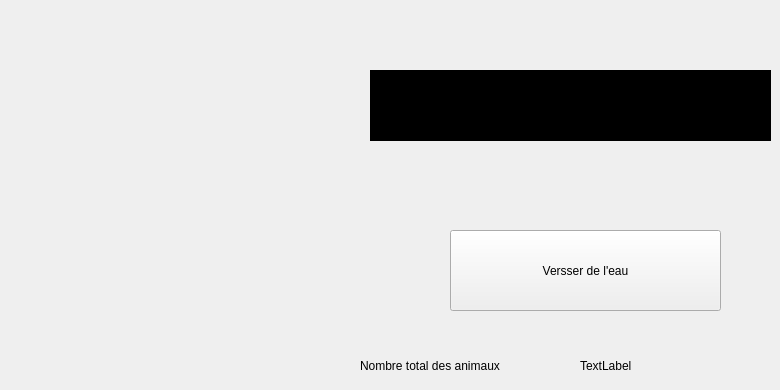
        <widget class="QWidget" name="tab_12">
         <attribute name="title">
          <string>arduino</string>
         </attribute>
         <widget class="QLabel" name="label_51">
          <property name="geometry">
           <rect>
            <x>370</x>
            <y>70</y>
            <width>401</width>
            <height>71</height>
           </rect>
          </property>
          <property name="styleSheet">
           <string notr="true">text-align: center ;
background-color: rgb(0, 0, 0);
color: rgb(255, 255, 255);
font: 14pt &quot;MS Shell Dlg 2&quot;;
</string>
          </property>
          <property name="text">
           <string/>
          </property>
         </widget>
         <widget class="QPushButton" name="pushButton_8">
          <property name="geometry">
           <rect>
            <x>450</x>
            <y>230</y>
            <width>271</width>
            <height>81</height>
           </rect>
          </property>
          <property name="styleSheet">
           <string notr="true">font: 75 16pt &quot;MS Shell Dlg 2&quot;;</string>
          </property>
          <property name="text">
           <string>Versser de l'eau</string>
          </property>
         </widget>
         <widget class="QLabel" name="label_52">
          <property name="geometry">
           <rect>
            <x>580</x>
            <y>350</y>
            <width>141</width>
            <height>31</height>
           </rect>
          </property>
          <property name="text">
           <string>TextLabel</string>
          </property>
         </widget>
         <widget class="QLabel" name="label_53">
          <property name="geometry">
           <rect>
            <x>360</x>
            <y>350</y>
            <width>211</width>
            <height>31</height>
           </rect>
          </property>
          <property name="text">
           <string>Nombre total des animaux</string>
          </property>
         </widget>
        </widget>
